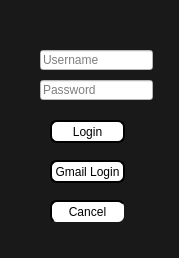
<?xml version="1.0" encoding="UTF-8"?>
<ui version="4.0">
 <class>Loginform</class>
 <widget class="QWidget" name="Loginform">
  <property name="geometry">
   <rect>
    <x>0</x>
    <y>0</y>
    <width>179</width>
    <height>258</height>
   </rect>
  </property>
  <property name="windowTitle">
   <string>Login</string>
  </property>
  <property name="styleSheet">
   <string notr="true">background-color: rgb(25, 25, 25);
</string>
  </property>
  <widget class="QLineEdit" name="username">
   <property name="geometry">
    <rect>
     <x>40</x>
     <y>50</y>
     <width>113</width>
     <height>20</height>
    </rect>
   </property>
   <property name="styleSheet">
    <string notr="true">background-color: rgb(255, 255, 255);</string>
   </property>
   <property name="text">
    <string/>
   </property>
   <property name="placeholderText">
    <string>Username</string>
   </property>
  </widget>
  <widget class="QLineEdit" name="password">
   <property name="geometry">
    <rect>
     <x>40</x>
     <y>80</y>
     <width>113</width>
     <height>20</height>
    </rect>
   </property>
   <property name="styleSheet">
    <string notr="true">background-color: rgb(255, 255, 255);</string>
   </property>
   <property name="text">
    <string/>
   </property>
   <property name="placeholderText">
    <string>Password</string>
   </property>
  </widget>
  <widget class="QPushButton" name="gauth">
   <property name="geometry">
    <rect>
     <x>50</x>
     <y>160</y>
     <width>75</width>
     <height>23</height>
    </rect>
   </property>
   <property name="styleSheet">
    <string notr="true">color: rgb(0,0,0);
background-color: rgb(255,255,255);
font: 8pt &quot;Leelawadee&quot;;

border-style: outset;
border-width: 2px;
border-radius: 7px;</string>
   </property>
   <property name="text">
    <string>Gmail Login</string>
   </property>
  </widget>
  <widget class="QPushButton" name="cancel">
   <property name="geometry">
    <rect>
     <x>50</x>
     <y>200</y>
     <width>75</width>
     <height>23</height>
    </rect>
   </property>
   <property name="styleSheet">
    <string notr="true">background-color: rgb(255, 255, 255);
font: 8pt &quot;Leelawadee&quot;;

border-style: outset;
border-width: 2px;
border-radius: 7px;</string>
   </property>
   <property name="text">
    <string>Cancel</string>
   </property>
  </widget>
  <widget class="QToolButton" name="login">
   <property name="geometry">
    <rect>
     <x>50</x>
     <y>120</y>
     <width>75</width>
     <height>23</height>
    </rect>
   </property>
   <property name="styleSheet">
    <string notr="true">
color: rgb(0,0,0);
background-color: rgb(255,255,255);
font: 8pt &quot;Leelawadee&quot;;

border-style: outset;
border-width: 2px;
border-radius: 7px;
</string>
   </property>
   <property name="text">
    <string>Login</string>
   </property>
  </widget>
  <widget class="QLabel" name="logo">
   <property name="geometry">
    <rect>
     <x>70</x>
     <y>0</y>
     <width>41</width>
     <height>41</height>
    </rect>
   </property>
   <property name="text">
    <string/>
   </property>
   <property name="pixmap">
    <pixmap>../../../Downloads/LOGO.jpg</pixmap>
   </property>
   <property name="scaledContents">
    <bool>true</bool>
   </property>
  </widget>
 </widget>
 <resources/>
 <connections/>
</ui>
